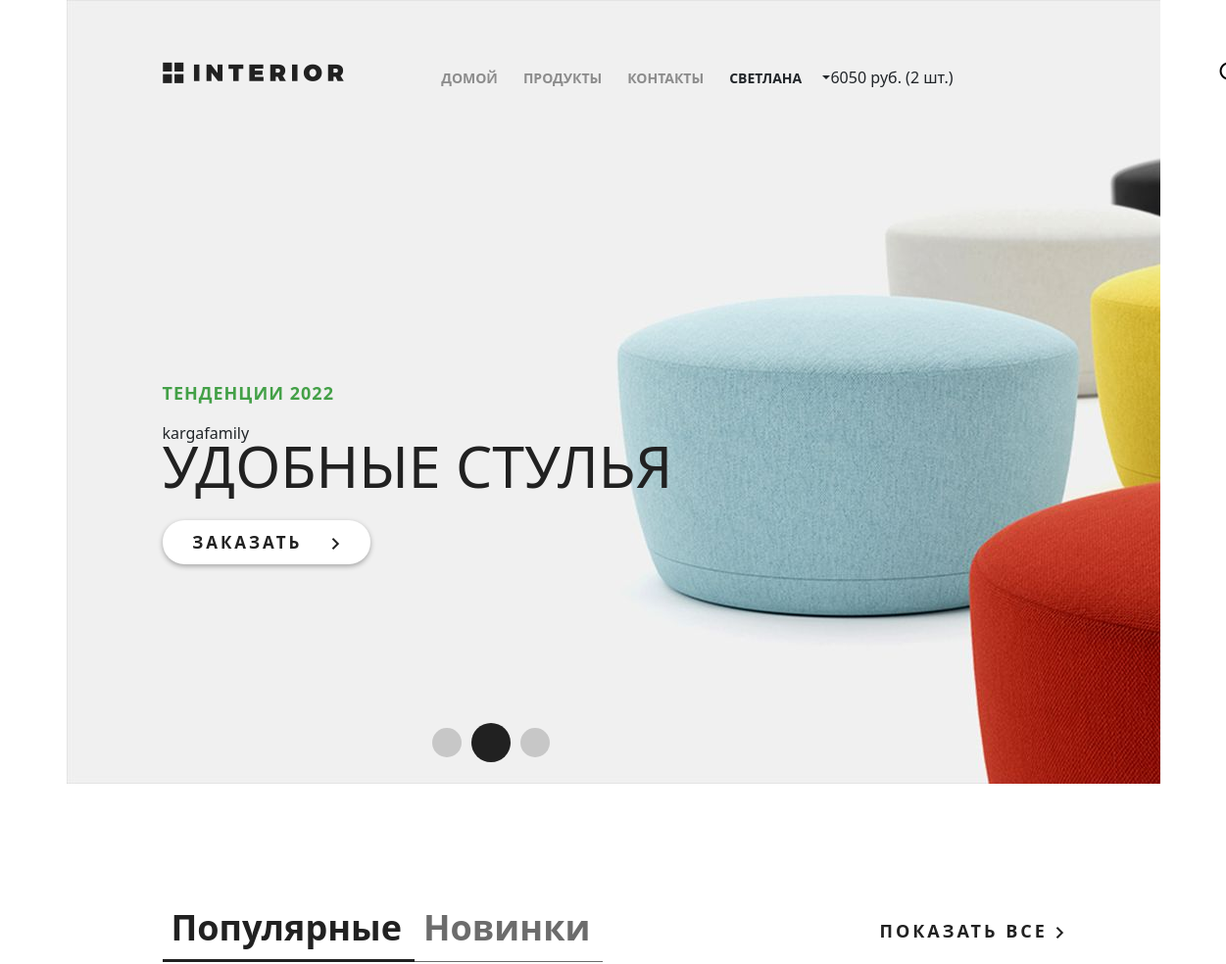
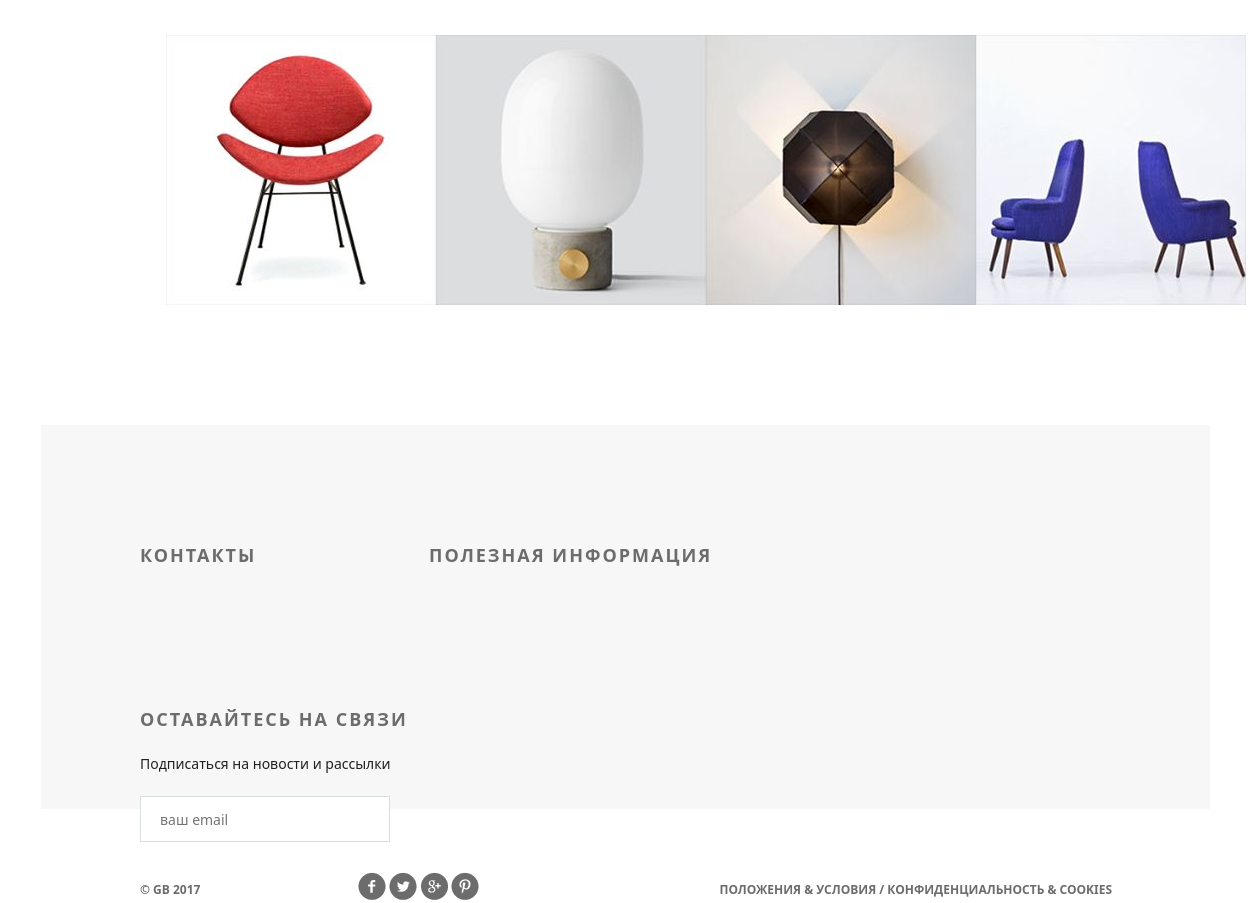
The page / (signed in) on the database its author committed (2 pictures, top to bottom).
### authapp/models.py (models this page shows, shortened)
class ShopUser(AbstractUser):
    avatar = models.ImageField(upload_to='users_avatars', blank=True)
    age = models.PositiveIntegerField(verbose_name='возраст', default=18)
    activation_key = models.CharField(max_length=128, blank=True)
    activation_key_expires = models.DateTimeField(default=(now() + timedelta(hours=48)))

### basketapp/models.py (models this page shows, shortened)
class Basket(models.Model):
    objects = BasketQuerySet.as_manager()
    user = models.ForeignKey(
        settings.AUTH_USER_MODEL,
        on_delete=models.CASCADE,
        related_name='basket',
    )
    product = models.ForeignKey(
        Product,
        on_delete=models.CASCADE
    )
    quantity = models.PositiveIntegerField(verbose_name='количество', default=0)
    add_datetime = models.DateTimeField(verbose_name='время', auto_now_add=True)
    @property
    def product_cost(self):
        return self.product.price * self.quantity
    @property
    def total_quantity(self):
        _items = Basket.objects.filter(user=self.user)
        _totalquantity = sum(list(map(lambda x: x.quantity, _items)))
        return _totalquantity
    @property
    def total_cost(self):
        _items = Basket.objects.filter(user=self.user)
        _totalcost = sum(list(map(lambda x: x.product_cost, _items)))
        return _totalcost

### mainapp/models.py (models this page shows, shortened)
class Product(models.Model):
    category = models.ForeignKey(
        ProductCategory,
        on_delete=models.CASCADE
    )
    name = models.CharField(
        verbose_name='имя продукт',
        max_length=128
    )
    image = models.ImageField(
        upload_to='products_images',
        blank=True
    )
    short_desc = models.CharField(
        verbose_name='краткое описание',
        max_length=60,
        blank=True
    )
    description = models.TextField(
        verbose_name='описание',
        blank=True
    )
    price = models.DecimalField(
        verbose_name='цена',
        max_digits=8,
        decimal_places=2,
        default=0
    )
    quantity = models.PositiveIntegerField(
        verbose_name='количество на складе',
        default=0
    )
    is_active = models.BooleanField(
        verbose_name='активна',
        default=True
    )

### geekshop/views.py (the view)
# urls.py: path('', index, name='index'),
def index(request):
    products = Product.objects.all()[:4]
    context = {
        'title': 'главная',
        'products': products,
    }
    return render(request, 'geekshop/index.html',context)

### mainapp/context_processors.py (called while the page is built)
def basket(request):
    print(f'context processor basket works')
    basket =[]
    if request.user.is_authenticated:
       basket = Basket.objects.filter(user=request.user)
    return {
        'basket': basket,
    }

### geekshop/templates/geekshop/index.html (shortened to what this page needs)
{% extends 'geekshop/base.html' %}
{% load static %}
{% block content %}
    <div class="slider">
        {% include 'geekshop/includes/header.html' %}
        <div class="text-slider">
            <h3 class="green">тенденции {% now "Y" %}</h3>
            {{user}}
            <h3 class="big"> {{ no }}удобные стулья</h3>
            <a href="#" class="button-order">заказать <img src="{% static 'geekshop/img/arrow.png' %}" alt=""></a>
        </div>
        <div class="navi">
            <a href="#"></a><a href="#"></a><a href="#"></a>
        </div>
    </div>
    <div class="featured">
        <div class="featured-menu">
            <a class="active" href="#">Популярные</a><a href="#">Новинки</a>
        </div>
        <a class="explore" href="#">Показать все <img src="{% static 'geekshop/img/arrow.png' %}" alt=""></a>
        <div class="clearfix">
        </div>
        <div class="tab-content">
            {% for product in products %}
                <div class="block">
                    <a href="{% url 'basket:add' product.pk %}"><img src="/media/{{ product.image }}" alt="">
                    </a>
                </div>
            {% endfor %}
        </div>
    </div>
{% endblock %}

### geekshop/templates/geekshop/includes/header.html (shortened to what this page needs)
<div class="header clearfix">
    <a href="{% url 'index' %}" class="logo"></a>
    <ul class="menu">
        <li><a href="{% url 'index' %}" class="{% if request == '/' %}active{% endif %}">домой</a></li>
        <li><a href="{% url 'products:index' %}">продукты</a></li>
        <li><a href="{% url 'contacts' %}">контакты</a></li>
        {% if user.is_authenticated %}
            <li class="dropdown-toggle" id="dropdownMenuButton1" data-bs-toggle="dropdown" aria-expanded="false">
                <a>{{ user.first_name|default:'Пользователь' }}</a>
            </li>
            {% if basket %}
                <span>
                    {{ basket.0.total_cost|floatformat:0 }} руб.
                    ({{ basket.0.total_quantity }} шт.)
                </span>
            {% endif %}
        {% endif %}
    </ul>
    <a href="#" class="search"></a>
</div>

### geekshop/static/geekshop/style.css (style rules this page uses)
* { margin: 0; padding: 0; }
body { font-family: 'Montserrat', sans-serif; }
html, body { height: 100%; }
.slider { height: 800px; background-image: url(img/slider.jpg); padding-left: 98px; padding-right: 211px; position: relative; }
.logo { background-image: url(img/logo.png); margin-top: 63px; width: 185px; height: 22px; float: left; }
.menu { list-style-type: none; margin-top: 67px; float: right; }
.menu li { float: left; }
.menu a { color: #8c8c8c; font-size: 14px; font-weight: 700; text-align: right; text-transform: uppercase; text-decoration: none; padding: 10px 13px; }
.search { display: block; width: 23px; height: 23px; background-image: url(img/search.png); position: absolute; top: 63px; left: 1176px; }
.clearfix:after { content: ""; display: block; clear: both; }
.text-slider { margin-top: 288px; position: absolute; }
.button-order { background-color: #ffffff; box-shadow: 0px 2px 4.85px 0.15px rgba(33, 33, 33, 0.35); width: 212px; height: 45px; display: block; text-transform: uppercase; text-align: center; border-radius: 22px; text-decoration: none; color: #212121; font-size: 17px; font-weight: 700; line-height: 45px; margin-top: 32px; letter-spacing: 3px; }
.button-order img { padding-left: 22px; }
.green { text-transform: uppercase; color: #43a047; font-size: 18px; font-weight: 700; text-align: left; margin-bottom: 22px; line-height: 13px; letter-spacing: 1px; }
.big { color: #212121; font-size: 59px; line-height: 43px; text-transform: uppercase; font-weight: 100; margin-bottom: 34px; }
.navi { position: absolute; bottom: 22px; right: 618px; display: flex; width: 130px; height: 40px; justify-content: space-between; align-items: center; }
.navi a { display: block; width: 30px; height: 30px; border-radius: 50%; background-color: rgba(33, 33, 33, 0.2); float: left; margin: 0px 5px; }
.navi a:nth-child(2) { display: block; width: 40px; height: 40px; border-radius: 50%; background-color: #212121; float: left; margin: 0px; }
.featured { padding-left: 98px; padding-right: 98px; }
.featured-menu { margin-top: 120px; width: 300px; height: 49px; float: left; }
.featured-menu a { color: #6c6c6c; font-size: 36px; font-weight: 700; text-align: left; text-decoration: none; border-bottom: 1px solid #6c6c6c; padding-bottom: 10px; padding-right: 13px; padding-left: 9px; }
.featured-menu .active { font-size: 36px; font-weight: 700; text-align: left; color: #212121; border-bottom: 3px solid #212121; padding-bottom: 8px; }
.explore { text-transform: uppercase; color: #212121; font-size: 18px; font-weight: 700; line-height: 24px; text-align: center; float: right; margin-top: 138px; letter-spacing: 3px; text-decoration: none; }
.tab-content { margin-top: 50px; display: flex; justify-content: space-between; margin-bottom: 120px; }
.tab-content .block { height: 270px; width: 270px; position: relative; }

### rows shown on the page
ShopUser: first_name "СВЕТЛАНА", username "kargafamily"
Basket: user+product+quantity "6050", user+quantity "2"
Product: image (picture)
Product: image (picture)
Product: image (picture)
Product: image (picture)
